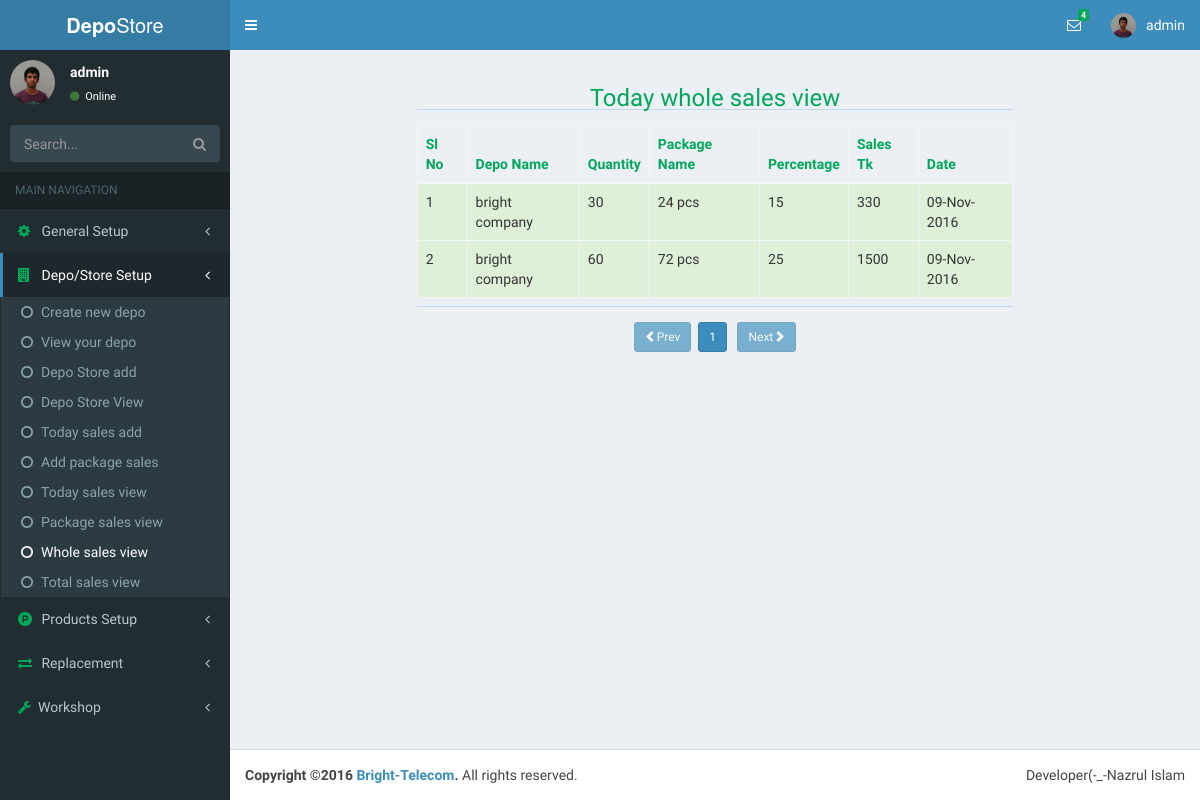
The page /index.php?page=viewTodayWholeSales&folder=depoinfo (signed in) on the database as committed earlier.
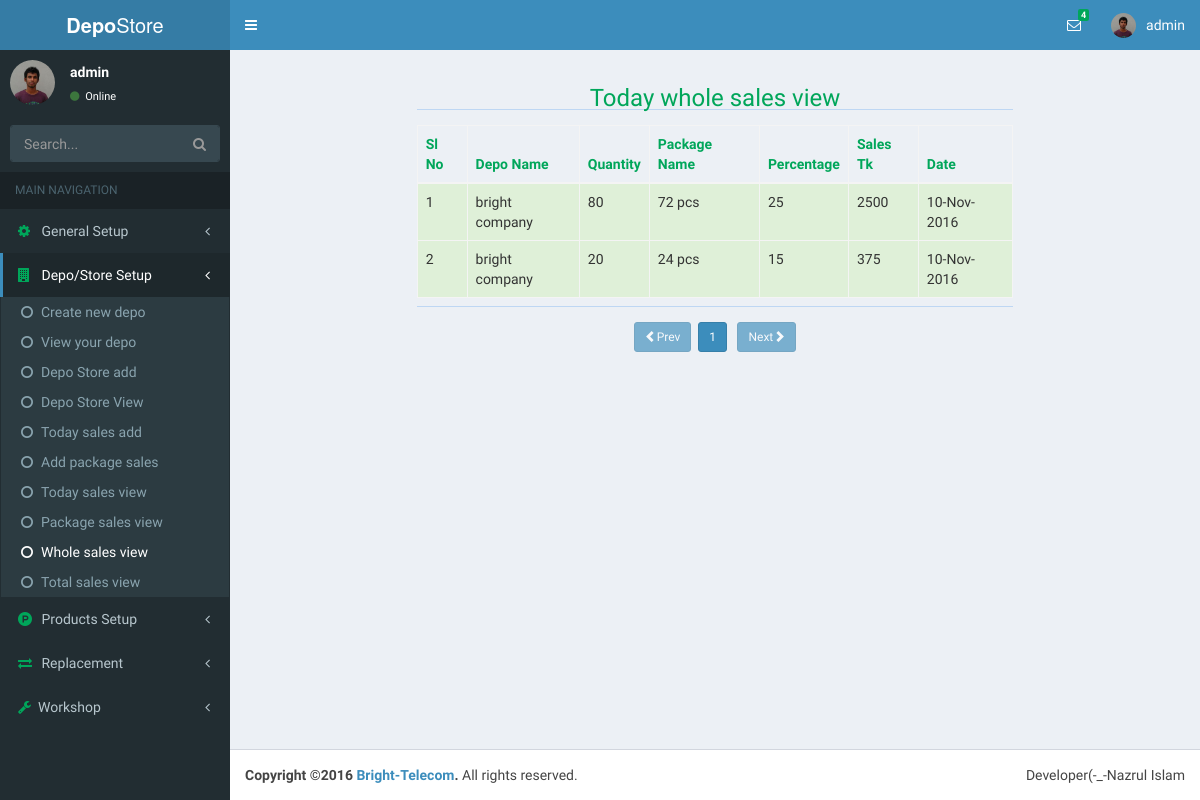
The same page on the database as committed later.
### tables this page shows
CREATE TABLE `whole_sales` (
  `id` int(11) NOT NULL,
  `depo_id` int(11) NOT NULL,
  `pack_name_id` int(11) NOT NULL,
  `total_item` int(11) NOT NULL,
  `percentage` float NOT NULL,
  `whole_sales_tk` int(11) NOT NULL,
  `whole_date` date NOT NULL
);

CREATE TABLE `depo` (
  `id` int(11) NOT NULL,
  `user_id` int(11) NOT NULL,
  `depo_name` varchar(80) NOT NULL,
  `first_name` varchar(15) NOT NULL,
  `last_name` varchar(15) NOT NULL,
  `birthDate` date NOT NULL,
  `nid` int(19) NOT NULL,
  `phone` int(11) NOT NULL,
  `email` varchar(35) NOT NULL,
  `website` varchar(35) NOT NULL,
  `upazilla` varchar(20) NOT NULL,
  `district` varchar(20) NOT NULL,
  `division` varchar(20) NOT NULL,
  `street` varchar(40) NOT NULL,
  `uploader` varchar(20) NOT NULL,
  `create_date` timestamp NOT NULL DEFAULT CURRENT_TIMESTAMP,
  `profile_update` timestamp NOT NULL DEFAULT CURRENT_TIMESTAMP ON UPDATE CURRENT_TIMESTAMP,
  `picture` varchar(47) NOT NULL
);

CREATE TABLE `pack_name` (
  `id` int(11) NOT NULL,
  `package_name` varchar(35) NOT NULL,
  `percentage` float NOT NULL
);

### necessaryClass/user.php (called while the page is built, shortened)
<?php
class loginUser{
	public function userLoginId(){
		if($_SESSION['userId']){
			return $_SESSION['userId'];
		}
		return false;
	}
}
$obj = new loginUser;
?>

### depoinfo/viewTodayWholeSales.php (the view, shortened to what this page needs)
<?php
	require('database.php');
	include_once('necessaryClass/user.php');
	$userLoginId=$obj->userLoginId();
	$depo=$db->prepare('SELECT * FROM depo WHERE user_id=?');
	$depo->bindParam(1,$userLoginId);
	$depo->execute();
	$fetchDepo=$depo->fetch(PDO::FETCH_ASSOC);
	$depoId=$fetchDepo['id'];
	$wholeSalesRecods=$db->prepare("SELECT * FROM whole_sales WHERE depo_id=?");
	$wholeSalesRecods->bindParam(1,$depoId);
	$wholeSalesRecods->execute();
	$rowCount=$wholeSalesRecods->rowCount();
	$per_page_row=10;
	$totalPage=ceil($rowCount/$per_page_row);
	$pageNumber=(isset($_GET['pgNumber'])?(int)$_GET['pgNumber']:(int)$_GET['pgNumber']=1);
	$startPage=(int)($pageNumber-1)*$per_page_row;
	$PackageSales=$db->prepare("SELECT *,whole_sales.id AS wID,depo.depo_name AS Dname,pack_name.package_name AS packName FROM whole_sales LEFT JOIN depo ON whole_sales.depo_id=depo.id LEFT JOIN pack_name ON whole_sales.pack_name_id=pack_name.id WHERE whole_sales.depo_id=? ORDER BY wID DESC LIMIT $startPage,$per_page_row");
	$PackageSales->bindParam(1,$depoId);
	$PackageSales->execute();
	$i='';
	$data='';
	while($wholeSalesRow=$PackageSales->fetch(PDO::FETCH_ASSOC)){
		$i++;
		$date=date('d-M-Y',strtotime($wholeSalesRow['whole_date']));
		$data.="
			<tr class='success'>
				<td>$i</td>
				<td>{$wholeSalesRow['Dname']}</td>
				<td>{$wholeSalesRow['total_item']}</td>
				<td>{$wholeSalesRow['packName']}</td>
				<td>{$wholeSalesRow['percentage']}</td>
				<td>{$wholeSalesRow['whole_sales_tk']}</td>
				<td>{$date}</td>
			</tr>
		";
	}
?>
<div class="container-fluid">
	<div class="row">
		<div class="col-sm-8 col-sm-offset-2">
			<h3 class="text-green text-center">Today whole sales view</h3>
			<hr>
		</div>
	</div>
	<div class="row">
		<div class="col-sm-8 col-sm-offset-2" style="margin-top:10px">
			<table class="table table-hover table-bordered table-striped table-consendend">
				<thead class="text-green">
					<th>Sl No</th>
					<th>Depo Name</th>
					<th>Quantity</th>
					<th>Package Name</th>
					<th>Percentage</th>
					<th>Sales Tk</th>
					<th>Date</th>
				</thead>
				<tbody>
					<?php echo $data;?>
				</tbody>
			</table><hr>
		</div>
		<div class="col-sm-10 col-sm-offset-1 text-center" style="margin-top:10px">
			<?php
				$prevPage=$pageNumber-1;
				$nextPage=$pageNumber+1;
				if($pageNumber<=1){
					echo"<a href='index.php?page=viewTodayWholeSales&folder=depoinfo&pgNumber={$prevPage}' class='btn btn-primary btn-sm disabled'><span class='glyphicon glyphicon-chevron-left'></span>Prev</a>&nbsp;&nbsp;";
				}else{
					echo"<a href='index.php?page=viewTodayWholeSales&folder=depoinfo&pgNumber={$prevPage}' class='btn btn-primary btn-sm'><span class='glyphicon glyphicon-chevron-left'></span>Prev</a>&nbsp;&nbsp;";
				}
				if($pageNumber>$totalPage){
					echo"Page not found";
				}else{
					for($i=1;$i<=$totalPage;$i++){
						if($i == $pageNumber){
							echo"<a href='index.php?page=viewTodayWholeSales&folder=depoinfo&pgNumber={$i}' class='btn btn-primary btn-sm'>$i</a>&nbsp;";
						}else{
							echo"<a href='index.php?page=viewTodayWholeSales&folder=depoinfo&pgNumber={$i}' class='btn btn-default btn-sm'>$i</a>&nbsp;";
						}
					}
				}
			if($totalPage==$pageNumber){
				echo"&nbsp;&nbsp;<a href='index.php?page=viewTodayWholeSales&folder=depoinfo&pgNumber={$nextPage}' class='btn btn-primary btn-sm disabled'>Next<span class='glyphicon glyphicon-chevron-right'></span></a>";
			}else{
				echo"&nbsp;&nbsp;<a href='index.php?page=viewTodayWholeSales&folder=depoinfo&pgNumber={$nextPage}' class='btn btn-primary btn-sm'>Next<span class='glyphicon glyphicon-chevron-right'></span></a>";
			}
			?>
		</div>
	</div>
</div>

Rows that differ between the two databases and show on the page:
removed whole_sales: depo.depo_name "bright company", total_item "30", pack_name.package_name "24 pcs", pack_name.percentage "15", whole_sales_tk "330", whole_date "09-Nov-2016"
removed whole_sales: depo.depo_name "bright company", total_item "60", pack_name.package_name "72 pcs", pack_name.percentage "25", whole_sales_tk "1500", whole_date "09-Nov-2016"
added whole_sales: depo.depo_name "bright company", total_item "80", pack_name.package_name "72 pcs", pack_name.percentage "25", whole_sales_tk "2500", whole_date "10-Nov-2016"
added whole_sales: depo.depo_name "bright company", total_item "20", pack_name.package_name "24 pcs", pack_name.percentage "15", whole_sales_tk "375", whole_date "10-Nov-2016"
